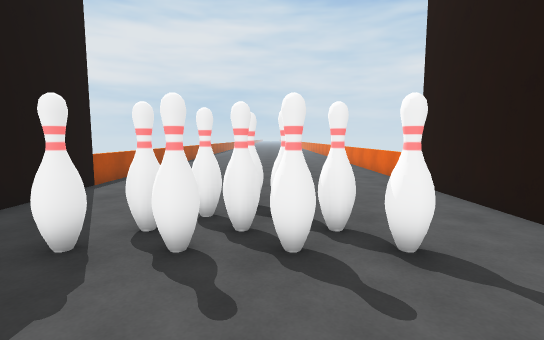
[1] (above)

12 first-person views from a walk through a 3-D level made in the Unity game engine. The camera is 1.5 m above the floor, tilts 6° down and sees 85° across. The floor is counted in squares, 1 m on a side. Each view is taken from the middle of a square. On the plan, view 1 faces up. The plan holds only what a view shows up to about 15 squares ahead; the rest is blank. The place goes on beyond the plan.

[2]
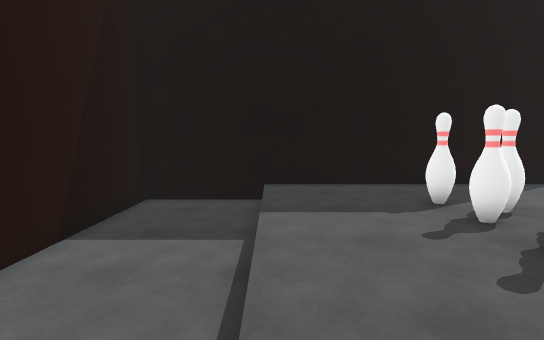

[3]
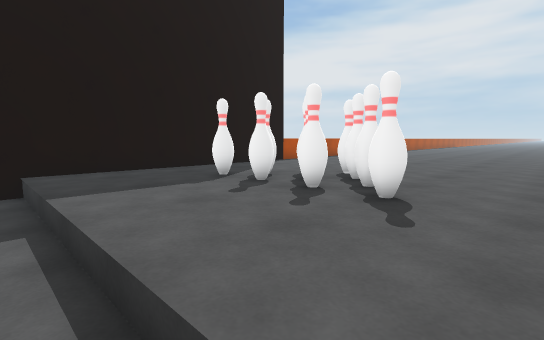

[4]
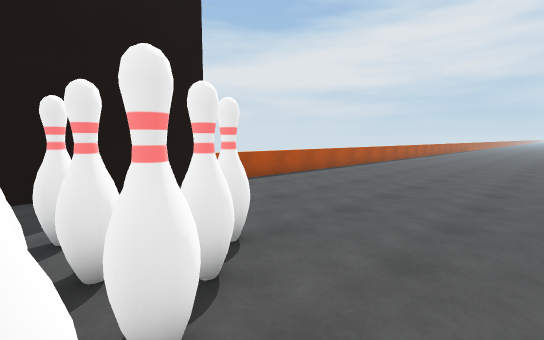

[5]
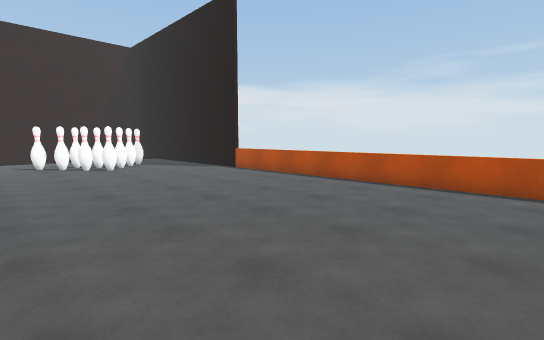

[6]
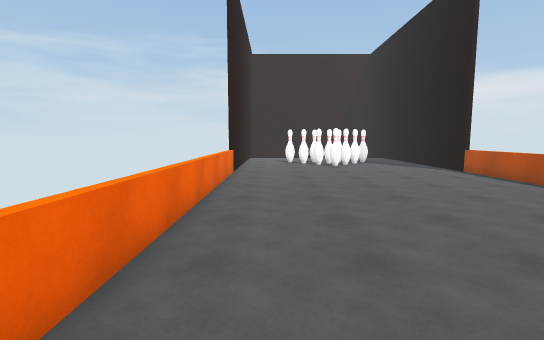

[7]
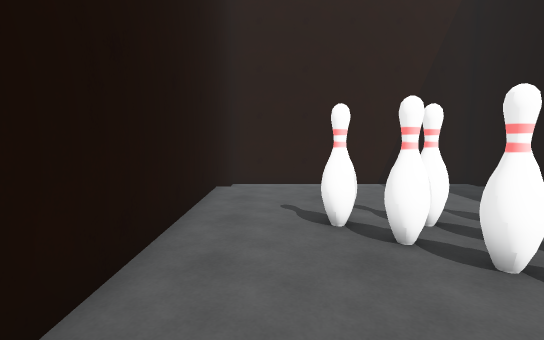

[8]
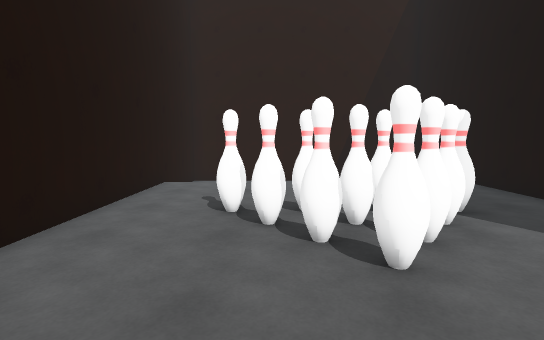

[9]
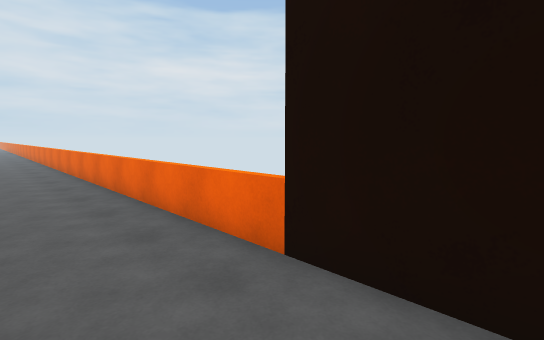

[10]
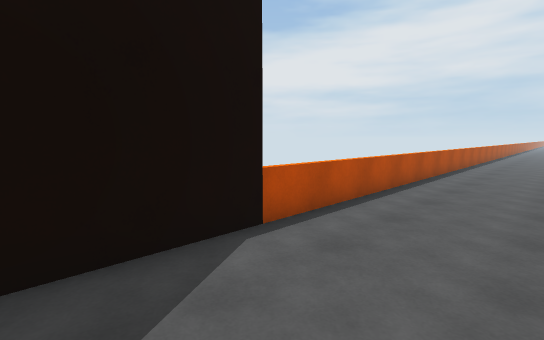

[11]
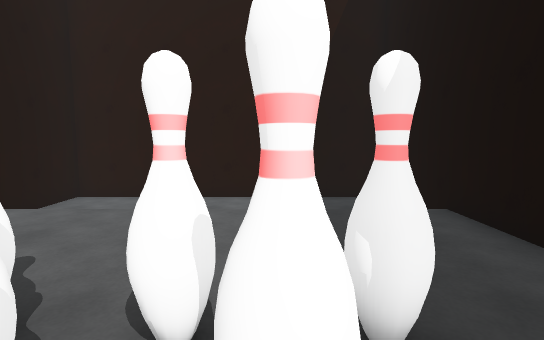

[12]
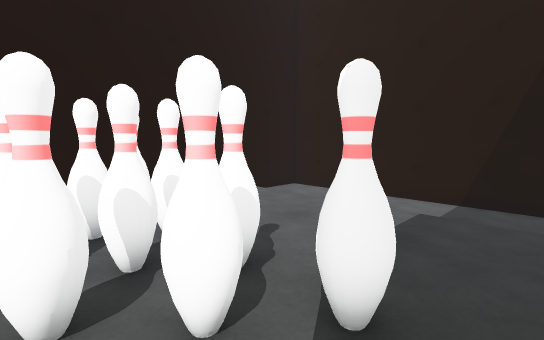

### Floor plan
Key: @ floor where view 1 was taken; # wall or solid block; . main floor; - floor 0.5 m lower than the main floor; = window, fence, low wall or low ledge; T thing the floor can be seen under or through.
Columns run from 6 left of view 1 to 5 right of it. Each row starts with its distance up from view 1.
 26          ..
 25   ..     ..=
 24  ...     ..=
 23 =...   ....=
 22 =..........=
 21 =..........=
 20 =..........=
 19 =..........=
 18 =..........=
 17 =..........=
 16 =..........=
 15 =..........=
 14 =..........=
 13 =..........=
 12 =..........=
 11 =..........=
 10 =..........=
  9 #..........#
  8 #..........#
  7 #....TT....#
  6 #....TT....#
  5 #...TTTT...#
  4 #..#.TT.#..#
  3 #..........#
  2 #..........#
  1 #..........#
  0 #.....@....#
 -1 #-------- -#
 -2 #----------#
 -3 #----------#
 -4 ############

Positions as (right, up) in squares from view 1, and headings:
1: (0, 0), facing up
2: (4, 0), facing left
3: (4, -1), facing up-left
4: (3, 4), facing up-left
5: (4, 22), facing down-left
6: (3, 23), facing down
7: (3, 9), facing down
8: (1, 10), facing down
9: (2, 7), facing up-right
10: (-2, 6), facing up-left
11: (-2, 6), facing down
12: (-4, 6), facing down-right
